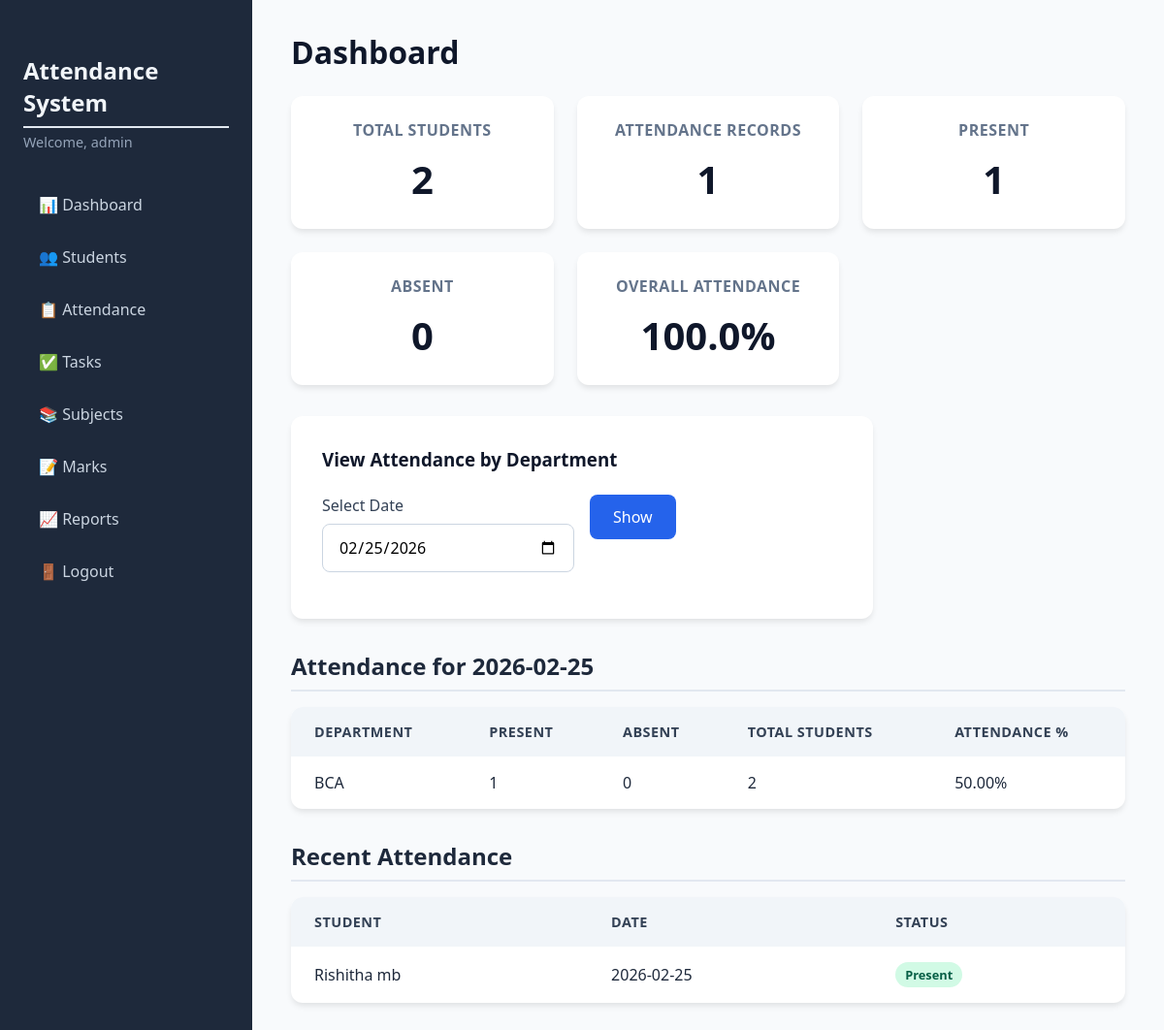
The page /dashboard (signed in) on the database as committed earlier.
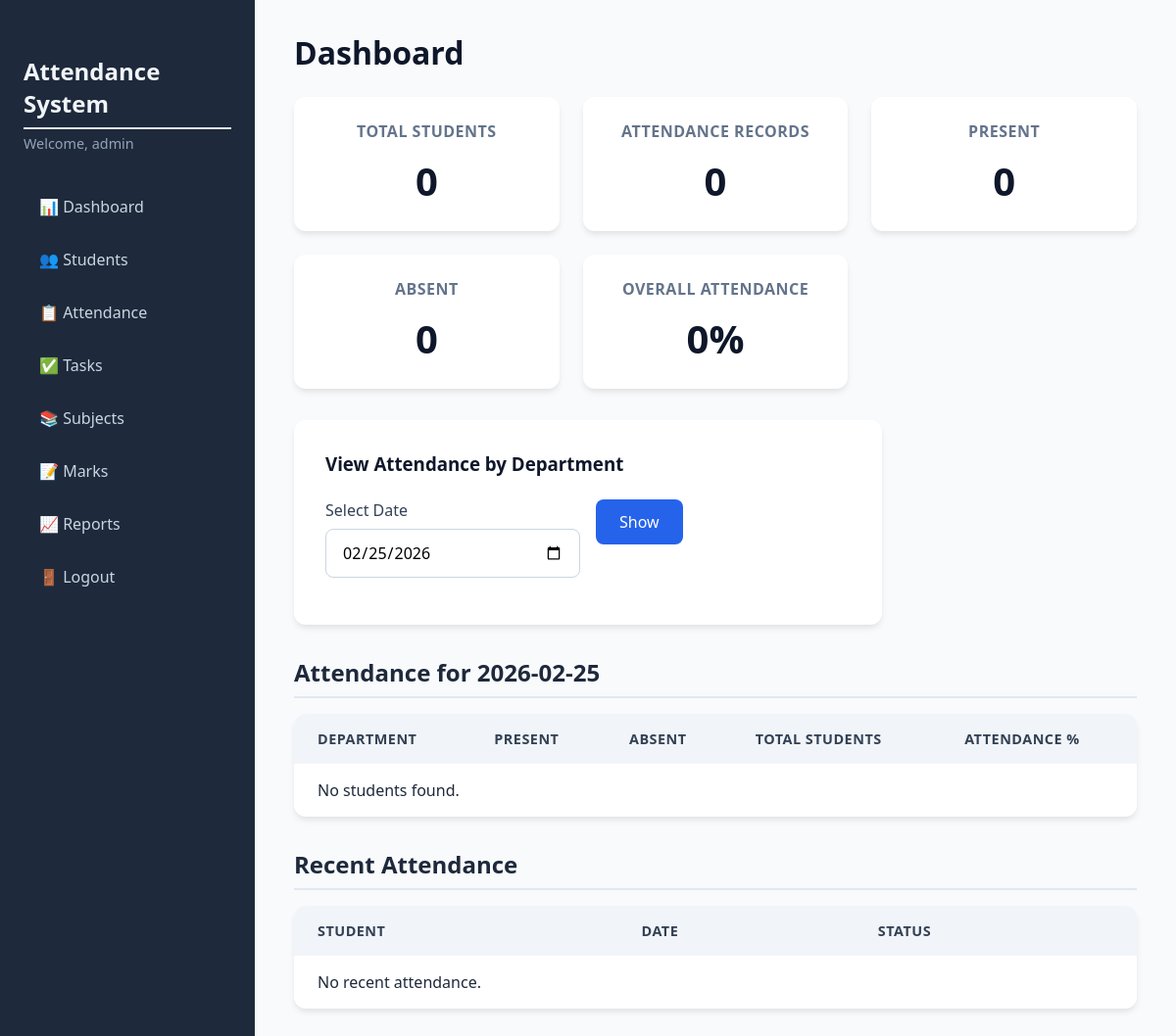
The same page on the database as committed later.
### tables this page shows
CREATE TABLE attendance (
                id INTEGER PRIMARY KEY AUTOINCREMENT,
                student_id INTEGER NOT NULL,
                date TEXT NOT NULL,
                status TEXT CHECK(status IN ('Present','Absent')) NOT NULL,
                FOREIGN KEY (student_id) REFERENCES students (id) ON DELETE CASCADE,
                UNIQUE(student_id, date)
            );

CREATE TABLE students (
                id INTEGER PRIMARY KEY AUTOINCREMENT,
                usn TEXT UNIQUE NOT NULL,
                name TEXT NOT NULL,
                email TEXT UNIQUE NOT NULL,
                phone TEXT,
                class TEXT NOT NULL,
                department TEXT NOT NULL,
                parent_name TEXT,
                parent_phone TEXT,
                parent_email TEXT
            );

### app.py (the view)
@app.route('/dashboard')
@login_required
def dashboard():
    db = get_db()
    selected_date = request.args.get('date', datetime.today().strftime('%Y-%m-%d'))
    total_students = db.execute("SELECT COUNT(*) FROM students").fetchone()[0]
    total_attendance = db.execute("SELECT COUNT(*) FROM attendance").fetchone()[0]
    present_count = db.execute(
        "SELECT COUNT(*) FROM attendance WHERE status = 'Present'"
    ).fetchone()[0]
    absent_count = total_attendance - present_count
    overall_percent = round((present_count / total_attendance * 100), 2) if total_attendance > 0 else 0
    dept_attendance = db.execute('''
        SELECT
            s.department,
            COUNT(s.id) as total_students,
            SUM(CASE WHEN a.status = 'Present' THEN 1 ELSE 0 END) as present,
            SUM(CASE WHEN a.status = 'Absent' THEN 1 ELSE 0 END) as absent
        FROM students s
        LEFT JOIN attendance a ON s.id = a.student_id AND a.date = ?
        GROUP BY s.department
        ORDER BY s.department
    ''', (selected_date,)).fetchall()
    recent = db.execute('''
        SELECT s.name, s.class, s.department, a.date, a.status
        FROM attendance a
        JOIN students s ON a.student_id = s.id
        ORDER BY a.date DESC, a.id DESC
        LIMIT 5
    ''').fetchall()
    return render_template('dashboard.html',
                           total_students=total_students,
                           total_attendance=total_attendance,
                           present_count=present_count,
                           absent_count=absent_count,
                           overall_percent=overall_percent,
                           dept_attendance=dept_attendance,
                           selected_date=selected_date,
                           recent=recent)

### app.py (called while the page is built)
def get_db():
    db = getattr(g, '_database', None)
    if db is None:
        db = g._database = sqlite3.connect(DATABASE)
        db.row_factory = sqlite3.Row
    return db

@app.teardown_appcontext
def close_connection(exception):
    db = getattr(g, '_database', None)
    if db is not None:
        db.close()

def login_required(f):
    @wraps(f)
    def decorated_function(*args, **kwargs):
        if 'admin_id' not in session:
            flash('Please log in to access this page.', 'warning')
            return redirect(url_for('login'))
        return f(*args, **kwargs)
    return decorated_function

### templates/dashboard.html (shortened to what this page needs)
{% extends "base.html" %}
{% block content %}
<h1>Dashboard</h1>
<div class="cards">
    <div class="card">
        <h3>Total Students</h3>
        <p class="card-value">{{ total_students }}</p>
    </div>
    <div class="card">
        <h3>Attendance Records</h3>
        <p class="card-value">{{ total_attendance }}</p>
    </div>
    <div class="card">
        <h3>Present</h3>
        <p class="card-value">{{ present_count }}</p>
    </div>
    <div class="card">
        <h3>Absent</h3>
        <p class="card-value">{{ absent_count }}</p>
    </div>
    <div class="card">
        <h3>Overall Attendance</h3>
        <p class="card-value">{{ overall_percent }}%</p>
    </div>
</div>
<div class="form-card">
    <h3>View Attendance by Department</h3>
    <form method="GET" action="{{ url_for('dashboard') }}">
        <div class="form-row">
            <div class="form-group">
                <label for="date">Select Date</label>
                <input type="date" id="date" name="date" value="{{ selected_date }}">
            </div>
            <div class="form-group">
                <button type="submit" class="btn btn-primary">Show</button>
            </div>
        </div>
    </form>
</div>
<h2>Attendance for {{ selected_date }}</h2>
<div class="table-responsive">
    <table class="table">
        <thead>
            <tr>
                <th>Department</th>
                <th>Present</th>
                <th>Absent</th>
                <th>Total Students</th>
                <th>Attendance %</th>
            </tr>
        </thead>
        <tbody>
            {% for dept in dept_attendance %}
            <tr>
                <td>{{ dept.department }}</td>
                <td>{{ dept.present or 0 }}</td>
                <td>{{ dept.absent or 0 }}</td>
                <td>{{ dept.total_students }}</td>
                <td>
                    {% if dept.total_students > 0 %}
                    {{ "%.2f"|format((dept.present or 0) / dept.total_students * 100) }}%
                    {% else %}
                    -
                    {% endif %}
                </td>
            </tr>
            {% else %}
            <tr>
                <td colspan="5">No students found.</td>
            </tr>
            {% endfor %}
        </tbody>
    </table>
</div>
<div class="recent-section">
    <h2>Recent Attendance</h2>
    <table class="table">
        <thead>
            <tr>
                <th>Student</th>
                <th>Date</th>
                <th>Status</th>
            </tr>
        </thead>
        <tbody>
            {% for row in recent %}
            <tr>
                <td>{{ row.name }}</td>
                <td>{{ row.date }}</td>
                <td><span class="badge {{ 'badge-present' if row.status == 'Present' else 'badge-absent' }}">{{
                        row.status }}</span></td>
            </tr>
            {% else %}
            <tr>
                <td colspan="3">No recent attendance.</td>
            </tr>
            {% endfor %}
        </tbody>
    </table>
</div>
{% endblock %}

Rows that differ between the two databases and show on the page:
removed attendance: name "Rishitha mb", date "2026-02-25", status "Present"
Other text that changed with them:
{{ total_students }}: "2" → "0"
{{ total_attendance }}: "1" → "0"
{{ present_count }}: "1" → "0"
{{ overall_percent }}: "100.0" → "0"
text now shown: "No students found. No recent attendance."
list line gone: "BCA 1 0 2 50.00 %"
